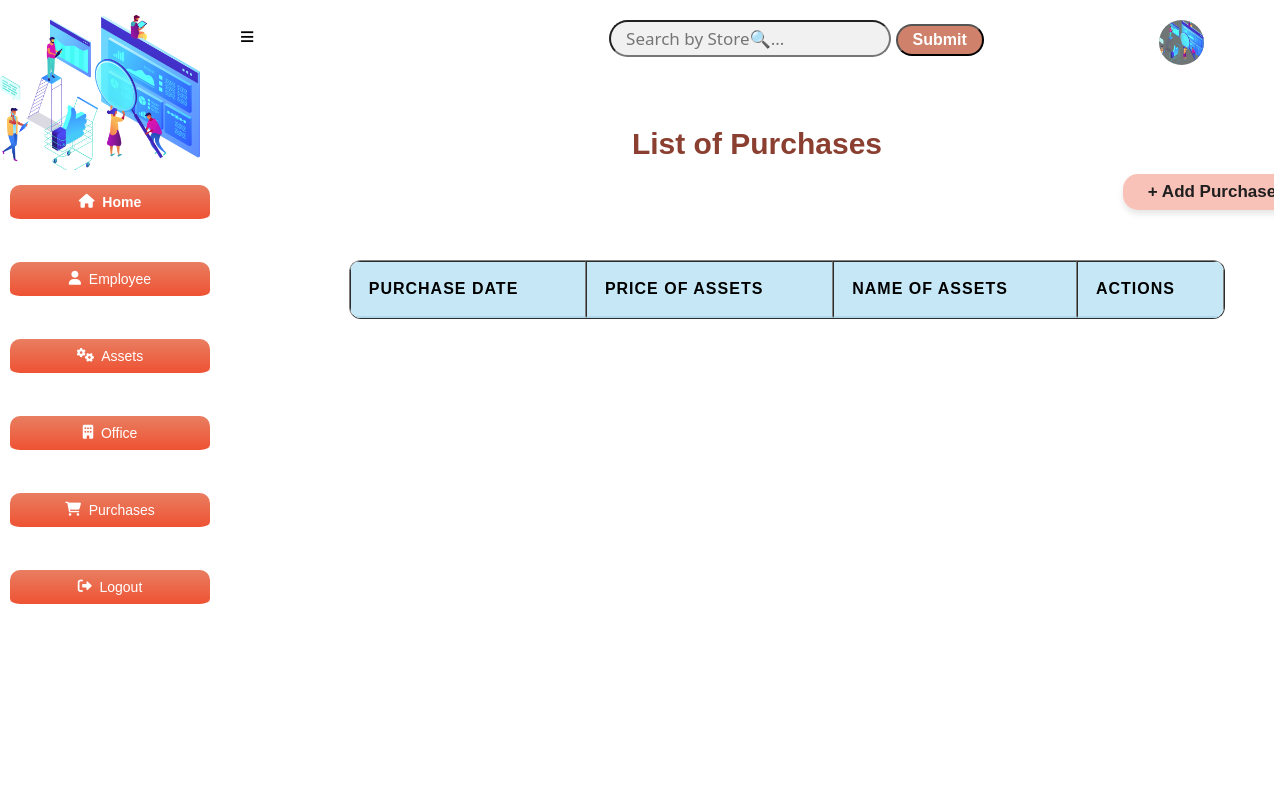
Before: /purchase with the older database file.
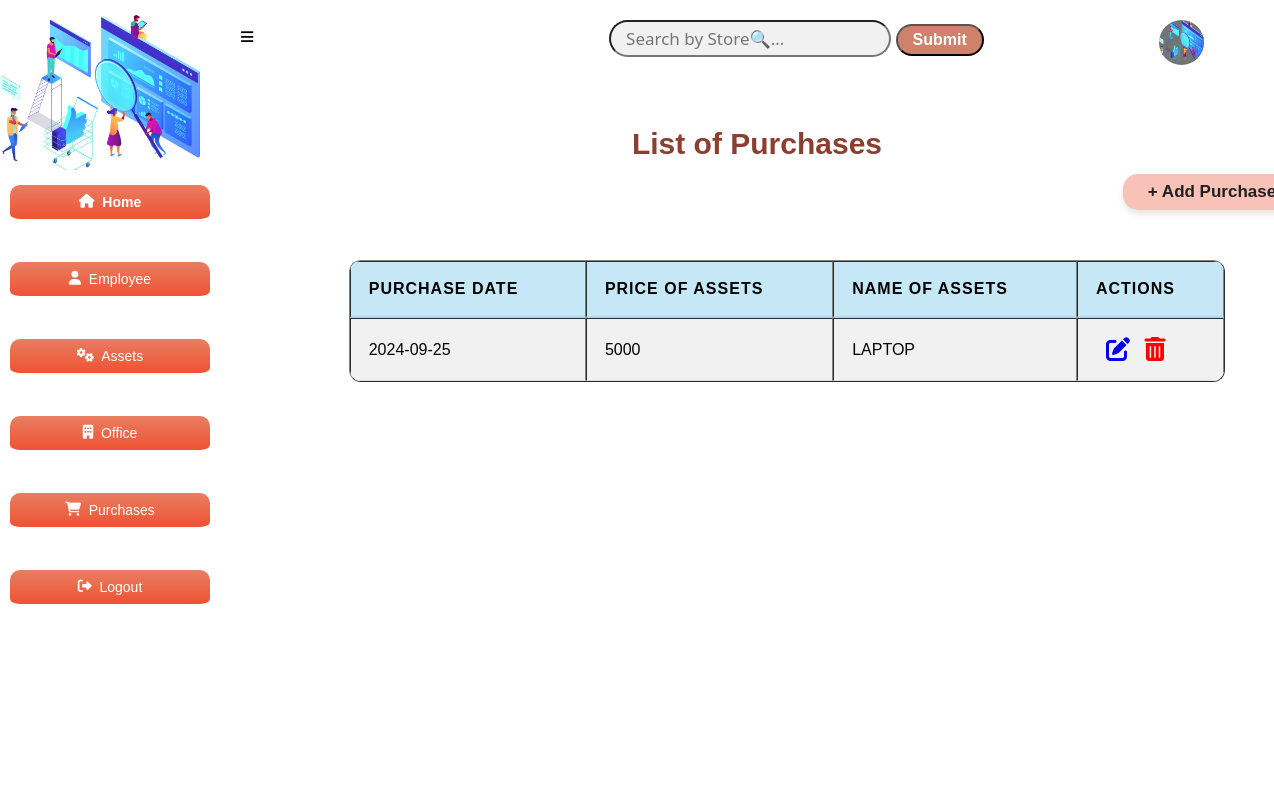
After: the same page with the newer database file.
### app.py (models this page shows, shortened)
class Purchase(db.Model):
    __tablename__ = "purchases"
    id=db.Column(db.Integer, primary_key=True)
    date=db.Column(db.String(10))
    store=db.Column(db.String(10))
    warranty_period=db.Column(db.Integer)
    equipment_rel=db.relationship('Equipment', backref='equipment_purchase')

### app.py (the view)
@app.route('/purchase')
def purchase():
    purchases = Purchase.query.all()
    return render_template('purchaseList.html', purchases=purchases)

### app.py (called while the page is built)
@app.before_request
def create_table():
    db.create_all()

### templates/purchaseList.html (shortened to what this page needs)
<!DOCTYPE html>
<html lang="en">
<head>
    <link
    rel="stylesheet"
    href="{{ url_for('static', filename='main.css') }}"
    />
    <link rel="stylesheet" href="https://cdnjs.cloudflare.com/ajax/libs/font-awesome/4.7.0/css/font-awesome.min.css">
    <link rel="stylesheet" href="https://cdnjs.cloudflare.com/ajax/libs/font-awesome/6.0.0-beta3/css/all.min.css">
</head>
<body>
    <div class="header">
        <a href="#" id="sidebar-icon">&#8801;</a>
        <input type="search" id="query" name="search" placeholder="Search by Store🔍...">
        <button id="search-button">Submit</button>
        <a href="#"><img src="{{ url_for('static', filename='bg4.png') }}" alt="logo"></a>
    </div>
    <section class="sidebar">
        <div class="logo">
            <img src="{{ url_for('static', filename='bg4.png') }}" alt="logo">
        </div>
        <div class="content">
            <a href="/entry_point" class="home active"><i class="fas fa-home"></i>&nbsp; Home</a><br>
            <a href="/employee" class="home"><i class="fas fa-user"></i>&nbsp;  Employee</a><br>
            <a href="/equipment" class="home"><i class="fas fa-cogs"></i>&nbsp;  Assets</a><br>
            <a href="/location" class="home"><i class="fas fa-building"></i>&nbsp;  Office</a><br>
            <a href="/purchase" class="home"><i class="fas fa-shopping-cart"></i> &nbsp; Purchases</a><br>
            <a href="/login" class="home"><i class="fas fa-sign-out-alt"></i>&nbsp;  Logout</a>
          </div>
    </section>
    <h1 class="marquee">List of Purchases</h1>
    <div class="purchase-form">
        <a href="/add-purchase" class="btn1">+ Add Purchase</a>
        <table border="1">
            <thead>
                <tr>
                    <th>Purchase Date</th>
                    <th>Price Of Assets</th>
                    <th>Name Of Assets</th>
                    <th>Actions</th>
                </tr>
            </thead>
            <tbody id="table-results">
                {% for purchase in purchases %}
                    <tr>
                        <td>{{ purchase.date }}</td>
                        <td>{{ purchase.store }}</td>
                        <td>{{ purchase.warranty_period }}</td>
                        <td class="action">
                            <a href="/edit_purchase{{ purchase.id }}"><i class="fa fa-edit" style="font-size:24px"></i></a>
                            <a href="/delete_purchase{{ purchase.id }}"><i class="fa fa-trash-o" style="font-size:24px"></i></a>
                        </td>
                    </tr>
                {% endfor %}
            </tbody>
        </table>
    </div>
</body>
</html>

Changed rows visible on the page:
added Purchase: date "2024-09-25", store "5000", warranty_period "LAPTOP"
